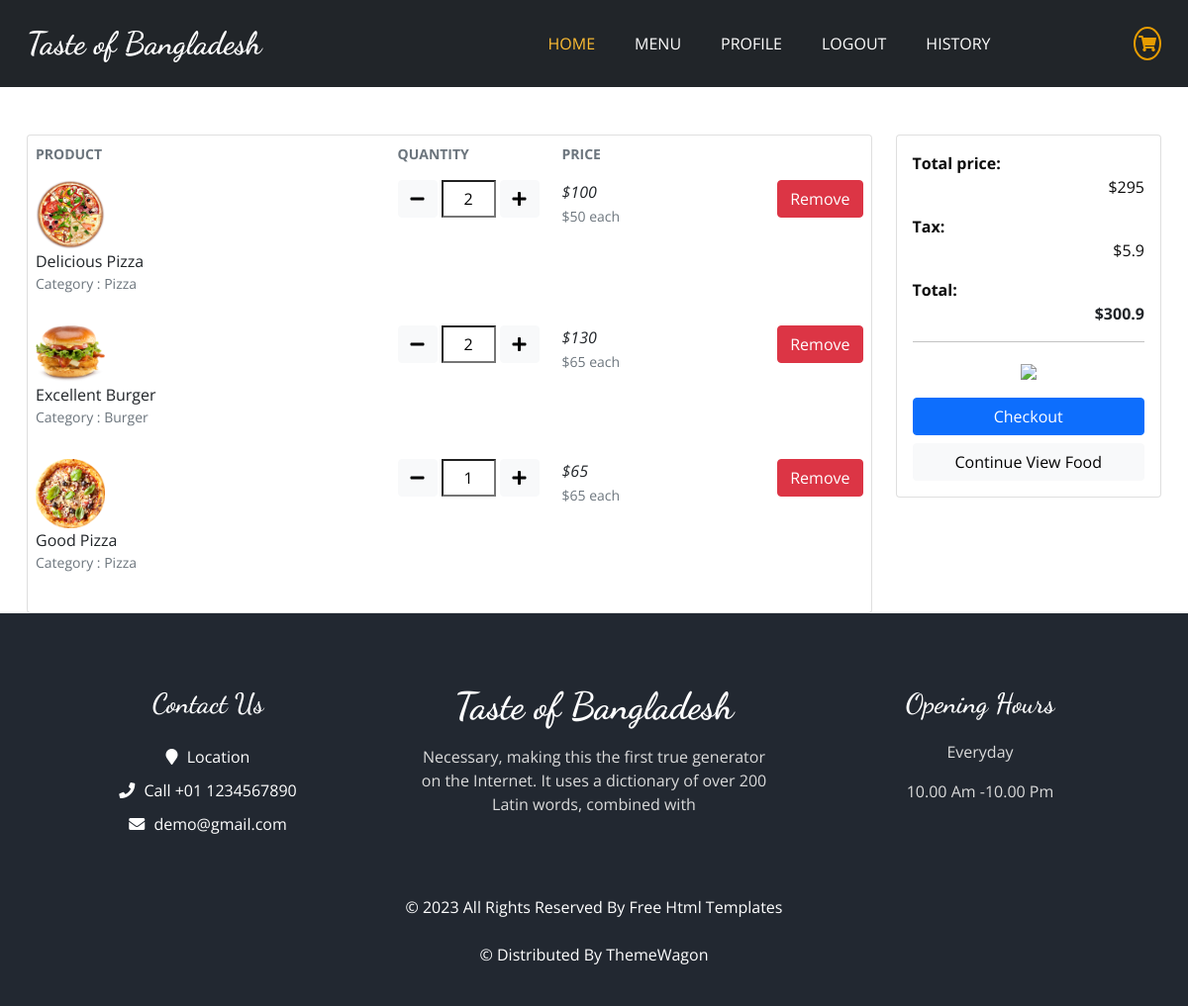
The app's page /cart/ (signed in) with its own data.
### cart/models.py (models this page shows, shortened)
class CartItem(models.Model):
    user = models.ForeignKey(User, on_delete=models.CASCADE, null = True)
    product = models.ForeignKey(Product, on_delete=models.CASCADE)
    cart = models.ForeignKey(Cart, on_delete=models.CASCADE, null = True)
    quantity = models.IntegerField()
    is_active = models.BooleanField(default=True)
    def sub_total(self):
        return self.product.price * self.quantity

### store/models.py (models this page shows, shortened)
class Product(models.Model):
    product_name = models.CharField(max_length = 100, unique=True)
    slug = models.SlugField(max_length=200, unique = True)
    description = models.TextField(max_length=500, blank=True)
    price = models.IntegerField()
    image = models.ImageField(upload_to='photos/food')
    stock = models.IntegerField()
    is_available = models.BooleanField(default = True)
    is_discount = models.BooleanField(default = False)
    category = models.ForeignKey(Category, on_delete=models.CASCADE)
    created_date = models.DateTimeField(auto_now_add=True)
    modified_date = models.DateTimeField(auto_now=True)

### category/models.py (models this page shows, shortened)
class Category(models.Model):
    category_name = models.CharField(max_length=50, unique=True)
    slug = models.SlugField(max_length=100, unique = True)
    description = models.TextField(max_length = 255, blank=True)
    food_image = models.ImageField(upload_to = 'photos/categories', blank=True)

### cart/views.py (the view)
# urls.py: path('', cart, name = 'cart'),
def cart(request, total=0, quantity=0, cart_items=None):
    try:
        tax = 0
        grand_total = 0
        if request.user.is_authenticated:
            cart_items = CartItem.objects.filter(user=request.user, is_active=True)
        else:
            cart = Cart.objects.get(cart_id=_cart_id(request))
            cart_items = CartItem.objects.filter(cart=cart, is_active=True)
        for cart_item in cart_items:
            total += (cart_item.product.price * cart_item.quantity)
            quantity += cart_item.quantity
        tax = (2 * total)/100
        grand_total = total + tax
    except ObjectDoesNotExist:
        pass #just ignore
    context = {
        'total': total,
        'quantity': quantity,
        'cart_items': cart_items,
        'tax'       : tax,
        'grand_total': grand_total,
    }
    return render(request, 'cart/cart.html', context)

### cart/templates/cart/cart.html (shortened to what this page needs)
{% extends 'base.html' %}
{% load static %}
{% block body %}
    <section class="section-content padding-y bg mt-5">
      <div class="container">
        <div class="row">
          <aside class="col-lg-9">
            <div class="card">
              <table class="table table-borderless table-shopping-cart">
                <thead class="text-muted">
                  <tr class="small text-uppercase">
                    <th scope="col">Product</th>
                    <th scope="col" width="120">Quantity</th>
                    <th scope="col" width="120">Price</th>
                    <th scope="col" class="text-right" width="200"></th>
                  </tr>
                </thead>
                <tbody>
                  {% for item in cart_items %}
                  <tr>
                    <td>
                      <figure class="itemside align-items-center">
                        <div class="aside">
                          <img src="{{item.product.image.url}}" class="img-sm" style="width: 20%; height: 20%;"/>
                        </div>
                        <figcaption class="info">
                          <a href="#" class="title text-dark"
                            >{{item.product.product_name}}</a
                          >
                          <p class="text-muted small">
                            Category : {{item.product.category.category_name}}
                          </p>
                        </figcaption>
                      </figure>
                    </td>
                    <td>
                      <div class="d-flex gap-3" style="width: 150px;">
                        <div class="input-group input-spinner">
                          <div class="input-group-prepend">
                            <form action="{% url 'remove_cart_item' item.product.id item.id  %}">
                            <button
                            class="btn btn-light"
                            type="submit"
                            id="button-minus"
                          >
                            <i class="fa fa-minus"></i>
                          </button>
                            </form>
                          </div>
                          <input type="text" style="width: 55px; margin-left: 5px; margin-right: 5px; text-align: center;" class="" value="{{item.quantity}}" />
                          <div class="input-group-append">
                            <form action="{% url 'add_cart' item.product.id %}" method="POST">
                              <button
                              class="btn btn-light"
                              type="submit"
                              id="button-plus"
                            >
                              <i class="fa fa-plus"></i>
                            </button>
                            </form>
                          </div>
                        </div>
                      </div>
                    </td>
                    <td>
                      <div class="price-wrap">
                        <var class="price">${{item.sub_total}}</var>
                        <br>
                        <small class="text-muted"> ${{item.product.price}} each</small>
                      </div>
                    </td>
                    <td class="text-right">
                      <a href="{% url 'remove_cart' item.product.id item.id %}" class="btn btn-danger"> Remove</a>
                    </td>
                  </tr>
                  {% endfor %}
                </tbody>
              </table>
            </div>
          </aside>
          <aside class="col-lg-3">
            <div class="card">
              <div class="card-body">
                <dl class="dlist-align">
                  <dt>Total price:</dt>
                  <dd class="text-right">${{total}}</dd>
                </dl>
                <dl class="dlist-align">
                  <dt>Tax:</dt>
                  <dd class="text-right">${{tax}}</dd>
                </dl>
                <dl class="dlist-align">
                  <dt>Total:</dt>
                  <dd class="text-right text-dark b">
                    <strong>${{grand_total}}</strong>
                  </dd>
                </dl>
                <hr />
                <p class="text-center mb-3">
                  <img src="{% static './images/misc/payments.png' %}" height="26" />
                </p>
                <a href="{% url 'place_order' %}" class="btn btn-primary btn-block">
                  Checkout
                </a>
                <a href="{% url 'store' %}" class="btn btn-light btn-block"
                  >Continue View Food</a
                >
              </div>
            </div>
          </aside>
        </div>
      </div>
    </section>
{% endblock %}

### static/css/style.css (style rules this page uses)
body { font-family: "Open Sans", sans-serif; color: #0c0c0c; background-color: #ffffff; overflow-x: hidden; }
a, a:hover, a:focus { text-decoration: none; }
.btn, .btn:focus { outline: none !important; -webkit-box-shadow: none; box-shadow: none; }

### static/css/responsive.css (style rules this page uses)
@media (min-width: 1200px) { .container { max-width: 1170px; } }

### records on screen
CartItem: product.image (picture), product.product_name "Delicious Pizza", product.category.category_name "Pizza", quantity "2", sub_total "100", product.price "50"
CartItem: product.image (picture), product.product_name "Excellent Burger", product.category.category_name "Burger", quantity "2", sub_total "130", product.price "65"
CartItem: product.image (picture), product.product_name "Good Pizza", product.category.category_name "Pizza", quantity "1", sub_total "65", product.price "65"

### other values on screen
{{ total }} "295"
{{ tax }} "5.9"
{{ grand_total }} "300.9"
